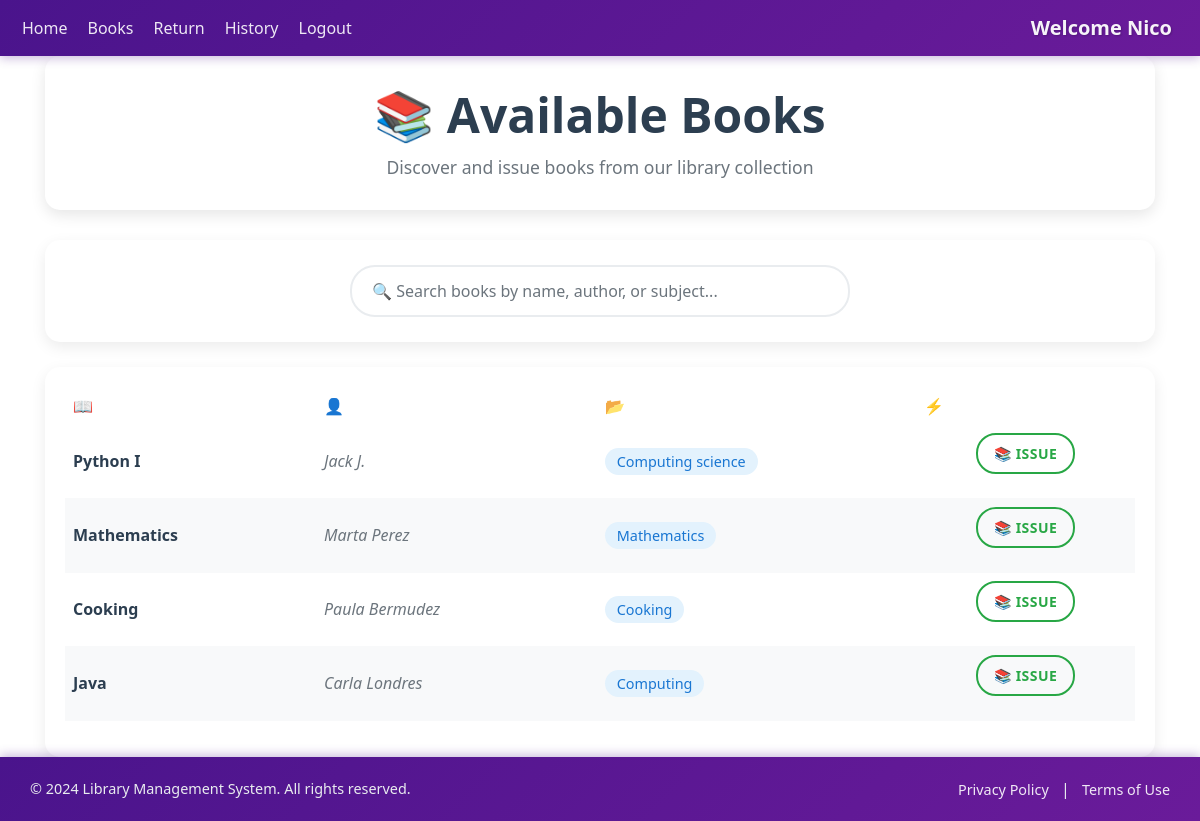
The app's page /issue (signed in), older data.
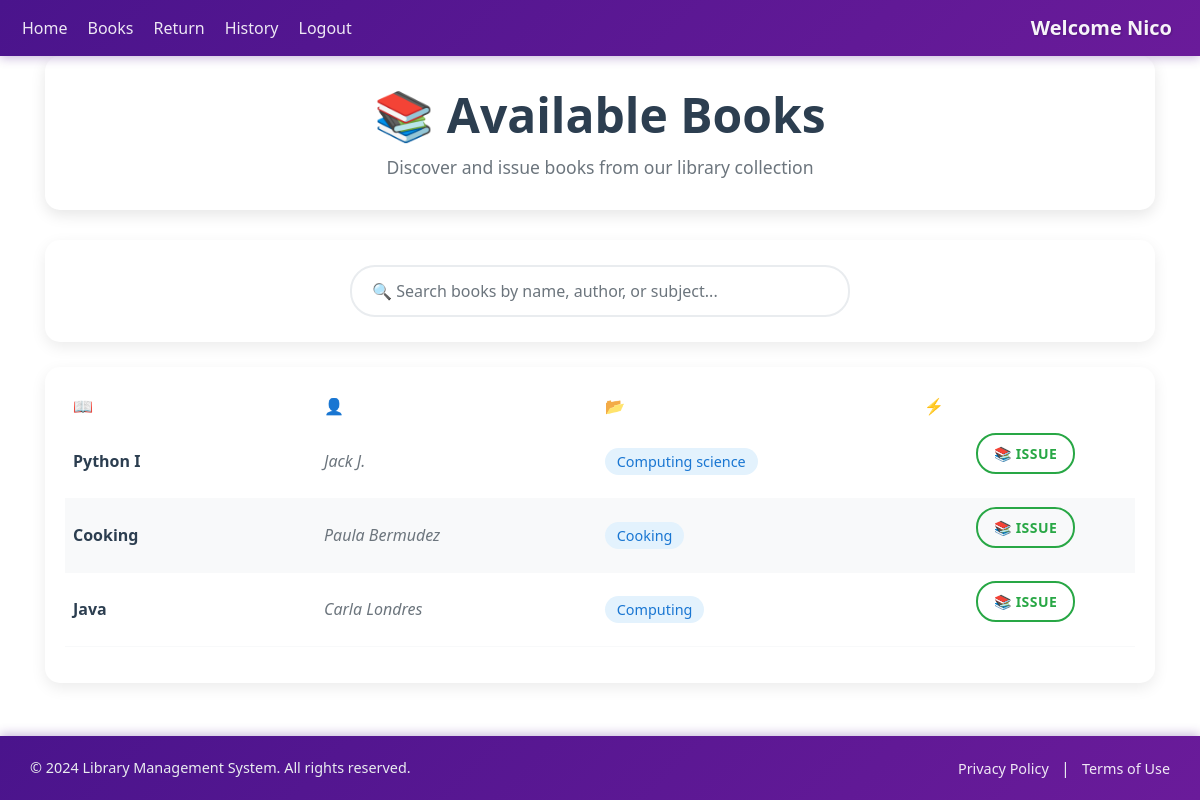
The same page, newer data.
### polls/models.py (models this page shows, shortened)
class Book(models.Model):
    book_name = models.CharField(max_length=150)
    author_name = models.CharField(max_length=200)
    quantity = models.IntegerField(default=1)
    subject = models.CharField(max_length=2000)
    book_add_time = models.TimeField(default=timezone.now())
    book_add_date = models.DateField(default=date.today())
    class Meta:
        unique_together = ("book_name", "author_name")

### polls/views.py (the view, shortened to what this page needs)
# urls.py: path("issue", views.issue, name="issue"),
@login_required(login_url="login")
def issue(request):
    my_items = IssuedItem.objects.filter(
        user_id=request.user, return_date__isnull=True
    ).values_list("book_id")
    books = Book.objects.exclude(id__in=my_items).filter(quantity__gt=0)
    return render(request, "issue_item.html", {"books": books})

### polls/templates/issue_item.html (shortened to what this page needs)
{% extends 'base.html' %} {% block content %}
<div class="container">
  <div class="page-header">
    <h1 class="display-5 fw-bold">📚 Available Books</h1>
    <p class="page-subtitle">Discover and issue books from our library collection</p>
  </div>
  <div class="search-wrapper">
    <div class="input-group">
      <input
        id="search"
        type="search"
        class="form-control"
        placeholder="🔍 Search books by name, author, or subject..."
        aria-label="Search"
        aria-describedby="search-addon"
      />
    </div>
  </div>
  <div class="table-wrapper">
    <table class="table">
      <thead>
        <tr>
          <th scope="col">📖 Book Name</th>
          <th scope="col">👤 Author Name</th>
          <th scope="col">📂 Subject</th>
          <th scope="col">⚡ Action</th>
        </tr>
      </thead>
      <tbody id="table_data">
        {% for book in books %}
        <tr>
          <td><span class="book-name">{{book.book_name}}</span></td>
          <td><span class="author-name">{{book.author_name}}</span></td>
          <td><span class="subject">{{book.subject}}</span></td>
          <td>
            <center>
              <form action="issue" method="post">
                <button type="submit" class="btn btn-outline-success btn-sm">
                  <b>📚 Issue</b>
                </button>
              </form>
            </center>
          </td>
        </tr>
        {% endfor %}
      </tbody>
    </table>
  </div>
</div>
{% endblock %}

Row changes from the older to the newer data that the page shows:
no longer on this page (row edited): Book: book_name "Mathematics", author_name "Marta Perez", subject "Mathematics"
